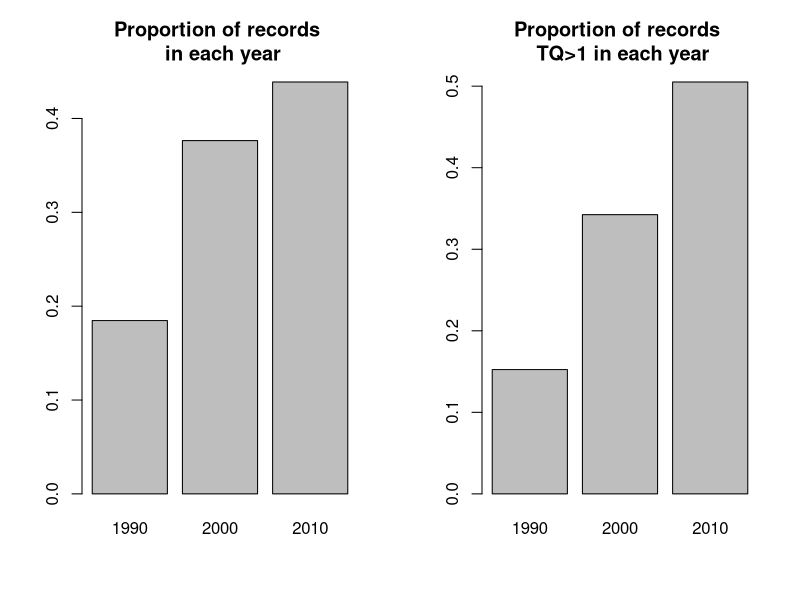
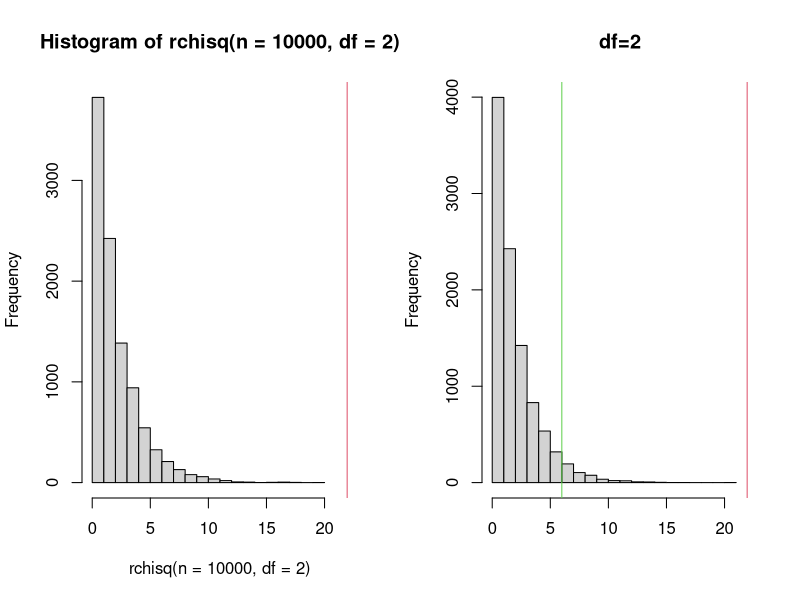
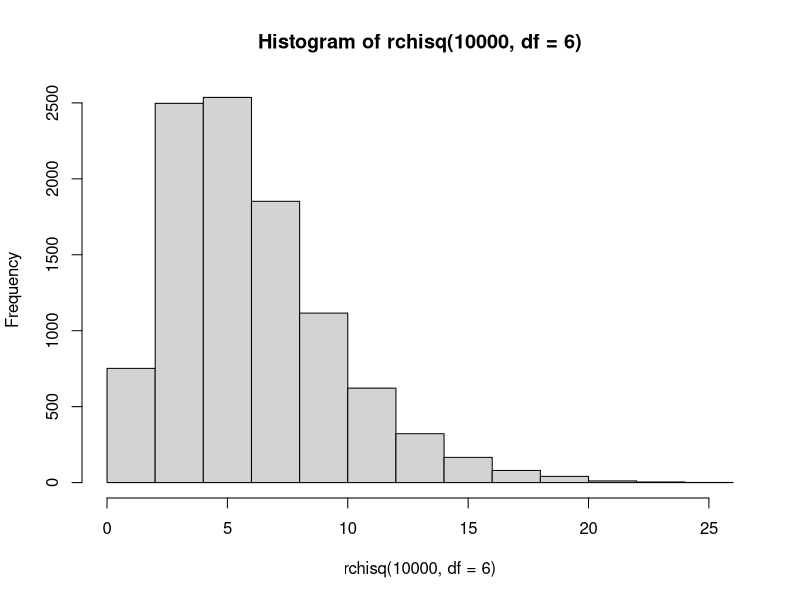
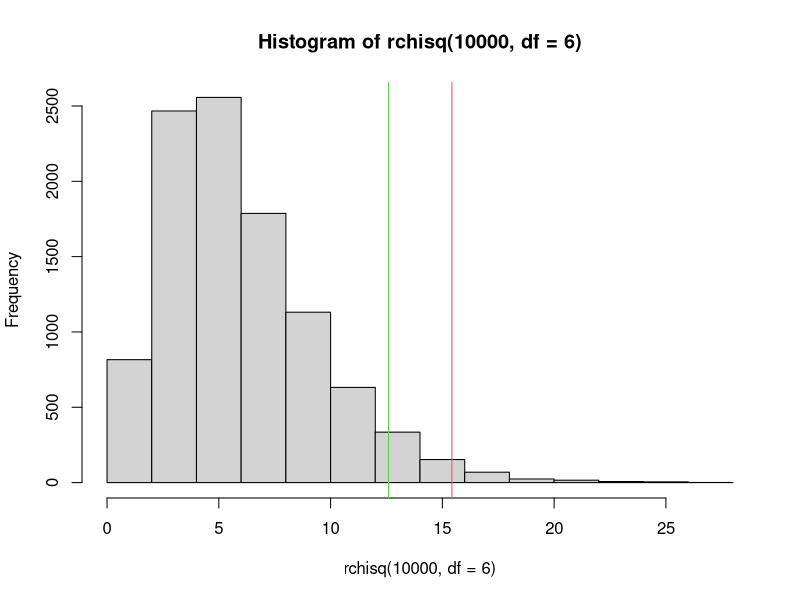

The R source for these figures, in order:
# Read in the financial data
findata <- read.csv("Financial data.csv",header=TRUE) 
# Create Tobins Q indicator variable
findata$tqind <- ifelse(findata$tobinsQ>1, 1, 0) # ifelse() ifselse(test, yes, no)

# Save chosen years
which.years <- c(1990, 2000, 2010)
# Select records for chosen years
seldata <- findata[is.element(findata$year,which.years), ]

# table
table(seldata$tqind,seldata$year)

# table of total number of records in each year
table(seldata$year)

# number of records each year
tab.yr <- table(seldata$year)
tab.yr

# selects number of records where TQ > 1
tab.tq <- table(seldata$tqind, seldata$year)[2, ]
tab.tq

# Total number of records
tot.yr <- sum(tab.yr)
# Total number of TQ>1 records 
tot.tq <- sum(tab.tq)

# Proportion of records in each year
prop.yr <- tab.yr/tot.yr
prop.yr

#Proprtions of TQ>1 records in each year
prop.tq <- tab.tq/tot.tq
prop.tq

par(mfrow=c(1,2))
barplot(prop.yr,main='Proportion of records \n in each year') 
barplot(prop.tq,main='Proportion of records \n TQ>1 in each year')

# Calculate expected number of records TQ>1
exp.tq <- prop.yr * tot.tq
exp.tq

# Calculate chi-square values for all years
chisq.tq <- (tab.tq - exp.tq)^2/exp.tq
chisq.tq

# Calculate the chi-square test statistic
chisq.stat <- sum(chisq.tq)
chisq.stat

# Histogram of 10000 random values generated from a
# x2 distribution
hist(rchisq(n=10000, df=2), xlim=c(0,22))
abline(v = chisq.stat, col = 2)

# p-value
pchisq(chisq.stat, df=2, lower.tail=FALSE)
# critical value
qchisq(0.05, df = 2, lower.tail = FALSE)

# plot
chisq.crit <- qchisq(0.05, df=2, lower.tail=FALSE)
hist(rchisq(n=10000, df=2),main="df=2",xlab="",xlim=c(0,22))
abline(v=chisq.stat,col=2)
abline(v=chisq.crit,col=3)

# x2 goodness of fit test
chisq.test(tab.tq, p = prop.yr)

### x2 test of independence

# make matrix of observations
obs <- c(150,86,65,72,39,6,15,21,25,5,10,15)
obs.mat <- matrix(obs, nrow = 4, ncol = 3, byrow = FALSE)
obs.mat
# x2 test of independence
res <- chisq.test(obs.mat)
res
names(res)
# x2 statistic
res$statistic
# p-value
pchisq(res$statistic, df=6, lower.tail=FALSE)

# plot
par(mfrow = c(1,1))
# Histogram of 10000 random values generated from
# x2 distribution
hist(rchisq(10000, df = 6))

# get critical value
critical.value <- qchisq(0.05, df = 6, lower.tail = FALSE)

# plot
hist(rchisq(10000, df=6))
abline(v=critical.value, col=3) # line for critical value
abline(v=res$statistic, col=2) # line for test statistic

# expected values
res$expected
# observed values
obs.mat
# chi-squre value for each category
((obs.mat - res$expected)^2)/res$expected
